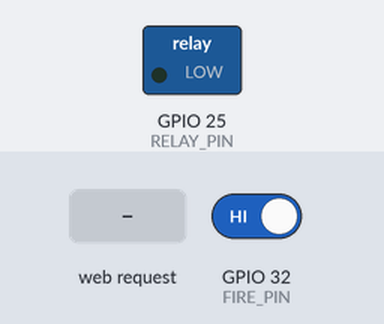
A sketch run on a simulated ESP32. On the bench: switched loads named in the sketch (green lamp = pin HIGH). The inputs (shaded band) are chosen by the test bench; at power-on: GPIO 32 (FIRE_PIN) HIGH. What the sketch prints to the serial monitor is not drawn.

Above: at 1.2 s.
1.3 s: GPIO 32 (FIRE_PIN) driven LOW
At 2.3 s:
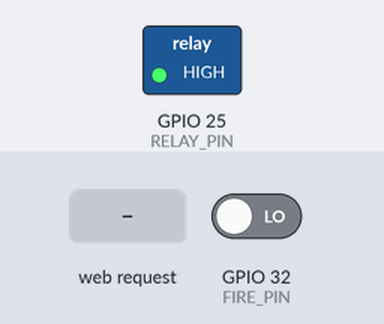
4.5 s: HTTP request GET /manual_off received
At 5.8 s:
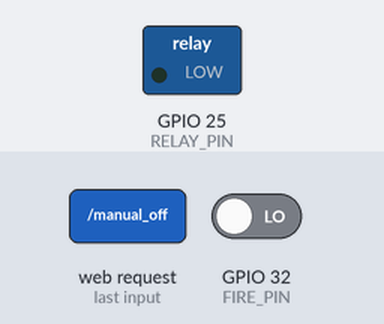
6.1 s: HTTP request GET /auto received
At 7.2 s:
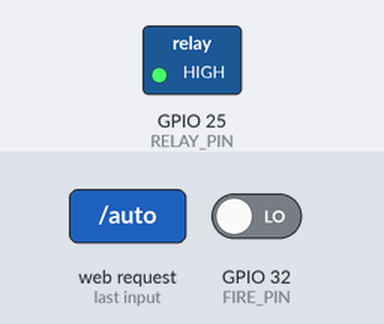
7.7 s: GPIO 32 (FIRE_PIN) driven HIGH
At 8.5 s:
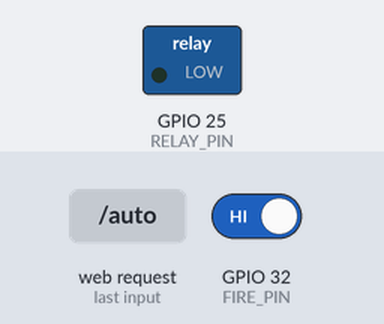
Timing chart, 0 to 10.3 s (numbered marks = the images above; inputs shaded):
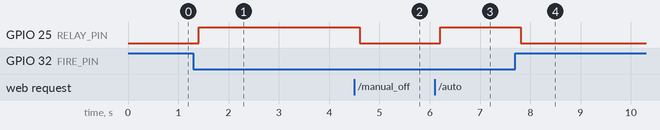

The sketch:

pumpsparay.ino
```cpp
#include <WiFi.h>
#include <WebServer.h>

#define FIRE_PIN 32        // Fire sensor DO pin
#define RELAY_PIN 25       // Relay control pin

// WiFi credentials
const char* ssid = "FIRE_SYSTEM";     // AP Name
const char* password = "12345678";    // AP Password

WebServer server(80);

bool manualControl = false;   // FALSE = Auto mode, TRUE = Manual ON/OFF
bool pumpState = false;       // Relay state

// Function to update relay
void updatePump() {
  digitalWrite(RELAY_PIN, pumpState ? HIGH : LOW);
}

// Website HTML Page
String webpage() {
  String fireStatus;
  int fireState = digitalRead(FIRE_PIN);
  fireStatus = (fireState == LOW) ? "🔥 FIRE DETECTED" : "No fire detected";

  String page = "<html><head>";
  page += "<meta name='viewport' content='width=device-width, initial-scale=1'>";
  page += "<style>";
  page += "body { font-family: Arial; text-align: center; padding: 20px; }";
  page += "button { padding: 15px; font-size: 20px; margin: 10px; width: 200px; }";
  page += "</style></head><body>";
  page += "<h1>🔥 Fire Detection System</h1>";
  page += "<h2>Status: <b>" + fireStatus + "</b></h2>";

  page += "<h3>Pump Control:</h3>";
  page += "<p>Mode: <b>" + String(manualControl ? "Manual" : "Auto") + "</b></p>";

  page += "<a href='/manual_on'><button>Manual ON</button></a>";
  page += "<a href='/manual_off'><button>Manual OFF</button></a>";
  page += "<a href='/auto'><button>Switch to AUTO MODE</button></a>";

  page += "<h3>Current Pump State: <b>";
  page += pumpState ? "ON" : "OFF";
  page += "</b></h3>";

  page += "</body></html>";

  return page;
}

// Web routes
void handleRoot() {
  server.send(200, "text/html", webpage());
}

void handleManualOn() {
  manualControl = true;
  pumpState = true;
  updatePump();
  Serial.println("Manual: Pump ON");
  server.send(200, "text/html", webpage());
}

void handleManualOff() {
  manualControl = true;
  pumpState = false;
  updatePump();
  Serial.println("Manual: Pump OFF");
  server.send(200, "text/html", webpage());
}

void handleAutoMode() {
  manualControl = false;
  Serial.println("Switched to AUTO mode");
  server.send(200, "text/html", webpage());
}

void setup() {
  Serial.begin(115200);

  pinMode(FIRE_PIN, INPUT);
  pinMode(RELAY_PIN, OUTPUT);
  digitalWrite(RELAY_PIN, LOW);

  Serial.println("Starting Access Point...");
  WiFi.softAP(ssid, password);

  Serial.print("AP IP Address: ");
  Serial.println(WiFi.softAPIP());

  server.on("/", handleRoot);
  server.on("/manual_on", handleManualOn);
  server.on("/manual_off", handleManualOff);
  server.on("/auto", handleAutoMode);

  server.begin();
  Serial.println("Web server online");
}

void loop() {
  server.handleClient();

  int fireState = digitalRead(FIRE_PIN);

  if (!manualControl) {
    // AUTO MODE
    if (fireState == LOW) { // Fire detected
      if (!pumpState) {
        Serial.println("🔥 FIRE DETECTED! Pump ON (AUTO)");
      }
      pumpState = true;
    } else {
      if (pumpState) {
        Serial.println("No fire. Pump OFF (AUTO)");
      }
      pumpState = false;
    }
    updatePump();
  }

  delay(200);
}
```

Measured:
- after the input at 1.3 s, GPIO 25 (RELAY_PIN): LOW → HIGH after 0.10 s
- after the input at 4.5 s, GPIO 25 (RELAY_PIN): HIGH → LOW after 0.10 s
- after the input at 6.1 s, GPIO 25 (RELAY_PIN): LOW → HIGH after 0.11 s
- after the input at 7.7 s, GPIO 25 (RELAY_PIN): HIGH → LOW after 0.11 s
